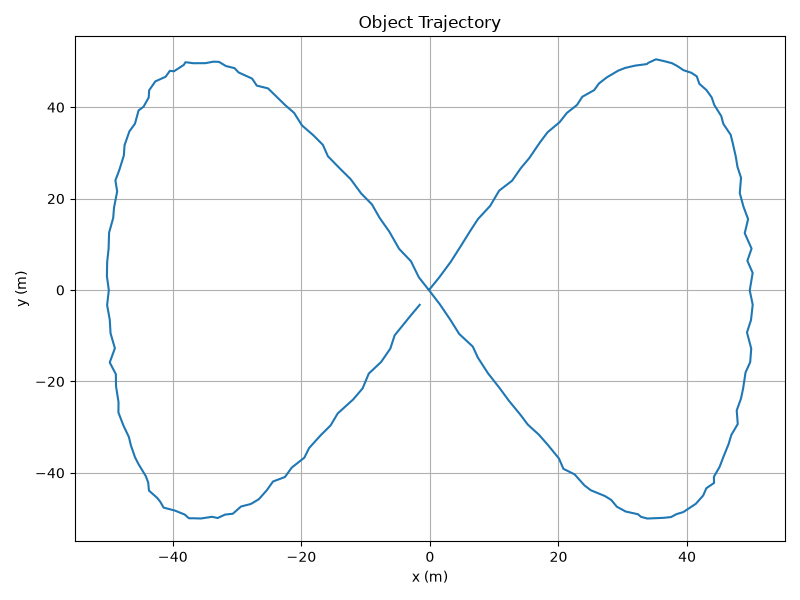

Recreate this plot in Python.
import numpy as np
import matplotlib.pyplot as plt

# Read trajectory data
data = np.loadtxt("trajectory.csv", delimiter=",", skiprows=1)

t = data[:, 0]
x = data[:, 1]
y = data[:, 2]

# Calculate velocity components
vx = np.gradient(x, t)
vy = np.gradient(y, t)

# Calculate speed
speed = np.sqrt(vx**2 + vy**2)

# Plot trajectory
plt.figure(figsize=(8, 6))
plt.plot(x, y)
plt.xlabel("x (m)")
plt.ylabel("y (m)")
plt.title("Object Trajectory")
plt.grid()
plt.tight_layout()
plt.savefig("trajectory.png")
plt.close()

# Plot speed versus time
plt.figure(figsize=(8, 6))
plt.plot(t, speed)
plt.xlabel("Time (s)")
plt.ylabel("Speed (m/s)")
plt.title("Speed vs Time")
plt.grid()
plt.tight_layout()
plt.savefig("speed.png")
plt.close()

print("Maximum speed:", speed.max(), "m/s")
print("Minimum speed:", speed.min(), "m/s")
